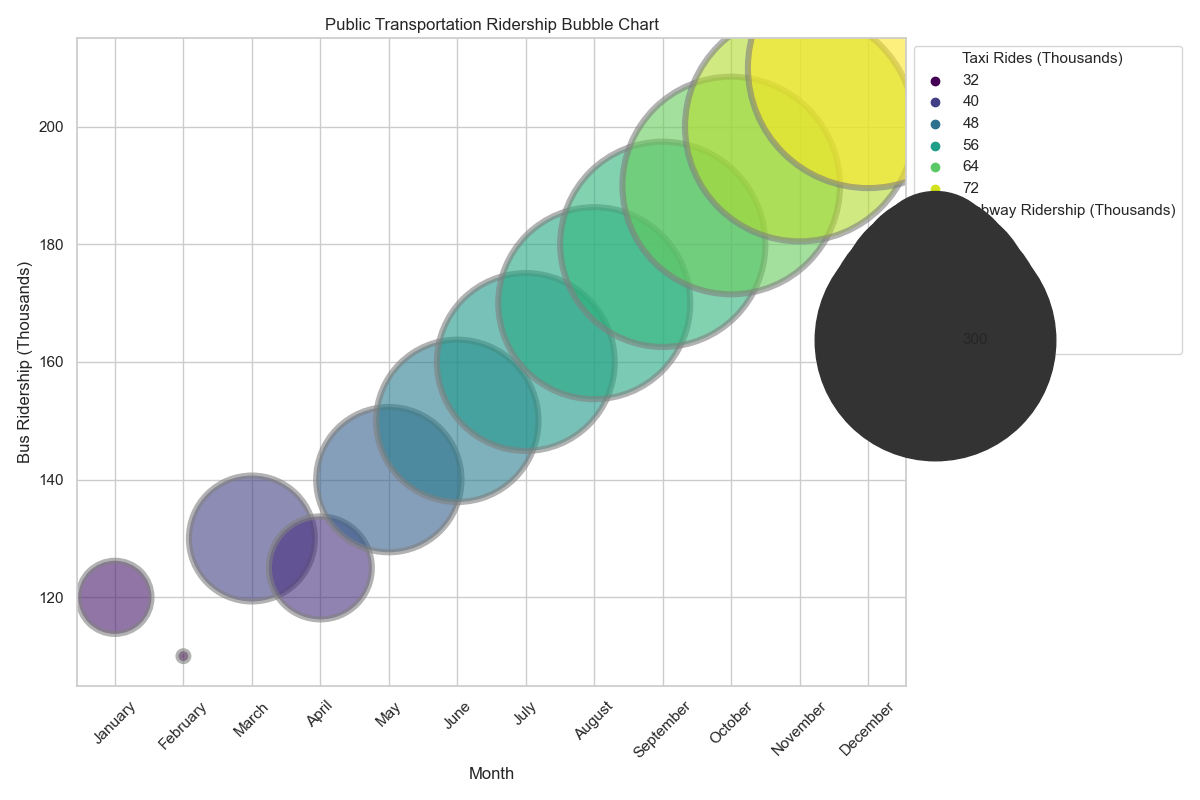

Recreate this plot in Python.

import seaborn as sns
import matplotlib.pyplot as plt
import pandas as pd

# Create a DataFrame from your data
data = [
    {'Month': 'January', 'Bus Ridership (Thousands)': 120, 'Subway Ridership (Thousands)': 200, 'Taxi Rides (Thousands)': 35, 'City Population (Thousands)': 1500},
    {'Month': 'February', 'Bus Ridership (Thousands)': 110, 'Subway Ridership (Thousands)': 190, 'Taxi Rides (Thousands)': 32, 'City Population (Thousands)': 1500},
    {'Month': 'March', 'Bus Ridership (Thousands)': 130, 'Subway Ridership (Thousands)': 220, 'Taxi Rides (Thousands)': 40, 'City Population (Thousands)': 1500},
    {'Month': 'April', 'Bus Ridership (Thousands)': 125, 'Subway Ridership (Thousands)': 210, 'Taxi Rides (Thousands)': 38, 'City Population (Thousands)': 1500},
    {'Month': 'May', 'Bus Ridership (Thousands)': 140, 'Subway Ridership (Thousands)': 230, 'Taxi Rides (Thousands)': 45, 'City Population (Thousands)': 1500},
    {'Month': 'June', 'Bus Ridership (Thousands)': 150, 'Subway Ridership (Thousands)': 240, 'Taxi Rides (Thousands)': 50, 'City Population (Thousands)': 1500},
    {'Month': 'July', 'Bus Ridership (Thousands)': 160, 'Subway Ridership (Thousands)': 250, 'Taxi Rides (Thousands)': 55, 'City Population (Thousands)': 1500},
    {'Month': 'August', 'Bus Ridership (Thousands)': 170, 'Subway Ridership (Thousands)': 260, 'Taxi Rides (Thousands)': 58, 'City Population (Thousands)': 1500},
    {'Month': 'September', 'Bus Ridership (Thousands)': 180, 'Subway Ridership (Thousands)': 270, 'Taxi Rides (Thousands)': 60, 'City Population (Thousands)': 1500},
    {'Month': 'October', 'Bus Ridership (Thousands)': 190, 'Subway Ridership (Thousands)': 280, 'Taxi Rides (Thousands)': 65, 'City Population (Thousands)': 1500},
    {'Month': 'November', 'Bus Ridership (Thousands)': 200, 'Subway Ridership (Thousands)': 290, 'Taxi Rides (Thousands)': 70, 'City Population (Thousands)': 1500},
    {'Month': 'December', 'Bus Ridership (Thousands)': 210, 'Subway Ridership (Thousands)': 300, 'Taxi Rides (Thousands)': 75, 'City Population (Thousands)': 1500}
]

df = pd.DataFrame(data)

# Convert 'Month' to a categorical type with proper ordering
df['Month'] = pd.Categorical(df['Month'], categories=[
    'January', 'February', 'March', 'April', 'May', 'June',
    'July', 'August', 'September', 'October', 'November', 'December'],
    ordered=True)

# Define size scale for bubble sizes to ensure they are not too big
size_scale = 100

# Plot using seaborn
plt.figure(figsize=(12, 8))
bubble_chart = sns.scatterplot(
    data=df,
    x='Month', 
    y='Bus Ridership (Thousands)',
    size='Subway Ridership (Thousands)', 
    sizes=(50, size_scale * df['Subway Ridership (Thousands)'].max()),
    hue='Taxi Rides (Thousands)',
    palette='viridis',
    edgecolor='gray',  # Use a static value for edgecolor since 'City Population' does not vary
    alpha=0.6
)

# Add a legend for sizes
bubble_chart.legend(loc="upper left", bbox_to_anchor=(1, 1))

# Set axis labels and title
plt.xlabel('Month')
plt.ylabel('Bus Ridership (Thousands)')
plt.title('Public Transportation Ridership Bubble Chart')

# Adjust x-axis to show all months clearly
plt.xticks(rotation=45)
plt.tight_layout()

# Show the plot
plt.show()
